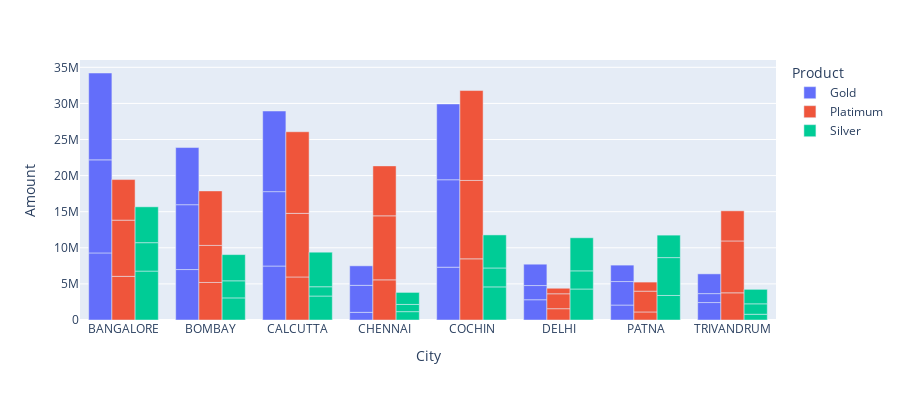

The cell this chart's notebook holds for it:
### Code cell
fig= px.bar(city_wise_spend, x='City', y='Amount', color='Product', hover_data=['year'], barmode='group', height=400)
fig.show()

### Figure 1 — Plotly figure (JSON) as saved in the notebook; plotly's stock layout.template omitted (floating-point values rounded to 4 significant figures)
{"data": [{"alignmentgroup": "True", "customdata": [[2004], [2005], [2006], [2004], [2005], [2006], [2004], [2005], [2006], [2004], [2005], [2006], [2004], [2005], [2006], [2004], [2005], [2006], [2004], [2005], [2006], [2004], [2005], [2006]], "hovertemplate": "Product=Gold<br>City=%{x}<br>Amount=%{y}<br>year=%{customdata[0]}<extra></extra>", "legendgroup": "Gold", "marker": {"color": "#636efa", "pattern": {"shape": ""}}, "name": "Gold", "offsetgroup": "Gold", "orientation": "v", "showlegend": true, "textposition": "auto", "type": "bar", "x": ["BANGALORE", "BANGALORE", "BANGALORE", "BOMBAY", "BOMBAY", "BOMBAY", "CALCUTTA", "CALCUTTA", "CALCUTTA", "CHENNAI", "CHENNAI", "CHENNAI", "COCHIN", "COCHIN", "COCHIN", "DELHI", "DELHI", "DELHI", "PATNA", "PATNA", "PATNA", "TRIVANDRUM", "TRIVANDRUM", "TRIVANDRUM"], "xaxis": "x", "y": [9290000.0, 12890000.0, 12030000.0, 6988000.0, 8983000.0, 7917000.0, 7477000.0, 10300000.0, 11170000.0, 1060000.0, 3741000.0, 2704000.0, 7316000.0, 12110000.0, 10500000.0, 2806495, 1965000.0, 2957000.0, 2073000.0, 3253000.0, 2276000.0, 2415000.0, 1240000.0, 2736000.0], "yaxis": "y"}, {"alignmentgroup": "True", "customdata": [[2004], [2005], [2006], [2004], [2005], [2006], [2004], [2005], [2006], [2004], [2005], [2006], [2004], [2005], [2006], [2004], [2005], [2006], [2004], [2005], [2006], [2004], [2005], [2006]], "hovertemplate": "Product=Platimum<br>City=%{x}<br>Amount=%{y}<br>year=%{customdata[0]}<extra></extra>", "legendgroup": "Platimum", "marker": {"color": "#EF553B", "pattern": {"shape": ""}}, "name": "Platimum", "offsetgroup": "Platimum", "orientation": "v", "showlegend": true, "textposition": "auto", "type": "bar", "x": ["BANGALORE", "BANGALORE", "BANGALORE", "BOMBAY", "BOMBAY", "BOMBAY", "CALCUTTA", "CALCUTTA", "CALCUTTA", "CHENNAI", "CHENNAI", "CHENNAI", "COCHIN", "COCHIN", "COCHIN", "DELHI", "DELHI", "DELHI", "PATNA", "PATNA", "PATNA", "TRIVANDRUM", "TRIVANDRUM", "TRIVANDRUM"], "xaxis": "x", "y": [6047000.0, 7784000.0, 5621000.0, 5199581, 5134000.0, 7548000.0, 5961000.0, 8810000.0, 11310000.0, 5559000.0, 8868000.0, 6921000.0, 8473000.0, 10860000.0, 12450000.0, 1565000.0, 2068000.0, 764200.0, 1113000.0, 2883000.0, 1256000.0, 3761000.0, 7187000.0, 4174000.0], "yaxis": "y"}, {"alignmentgroup": "True", "customdata": [[2004], [2005], [2006], [2004], [2005], [2006], [2004], [2005], [2006], [2004], [2005], [2006], [2004], [2005], [2006], [2004], [2005], [2006], [2004], [2005], [2006], [2004], [2005], [2006]], "hovertemplate": "Product=Silver<br>City=%{x}<br>Amount=%{y}<br>year=%{customdata[0]}<extra></extra>", "legendgroup": "Silver", "marker": {"color": "#00cc96", "pattern": {"shape": ""}}, "name": "Silver", "offsetgroup": "Silver", "orientation": "v", "showlegend": true, "textposition": "auto", "type": "bar", "x": ["BANGALORE", "BANGALORE", "BANGALORE", "BOMBAY", "BOMBAY", "BOMBAY", "CALCUTTA", "CALCUTTA", "CALCUTTA", "CHENNAI", "CHENNAI", "CHENNAI", "COCHIN", "COCHIN", "COCHIN", "DELHI", "DELHI", "DELHI", "PATNA", "PATNA", "PATNA", "TRIVANDRUM", "TRIVANDRUM", "TRIVANDRUM"], "xaxis": "x", "y": [6774000.0, 3936000.0, 4968000.0, 3062000.0, 2368000.0, 3629000.0, 3322000.0, 1286000.0, 4783000.0, 1156000.0, 1001000.0, 1665000.0, 4588000.0, 2619000.0, 4579000.0, 4293000.0, 2515000.0, 4582000.0, 3399000.0, 5245000.0, 3112000.0, 795900.0, 1446000.0, 2006000.0], "yaxis": "y"}], "layout": {"barmode": "group", "height": 400, "legend": {"title": {"text": "Product"}, "tracegroupgap": 0}, "margin": {"t": 60}, "xaxis": {"anchor": "y", "domain": [0, 1], "title": {"text": "City"}}, "yaxis": {"anchor": "x", "domain": [0, 1], "title": {"text": "Amount"}}}}
